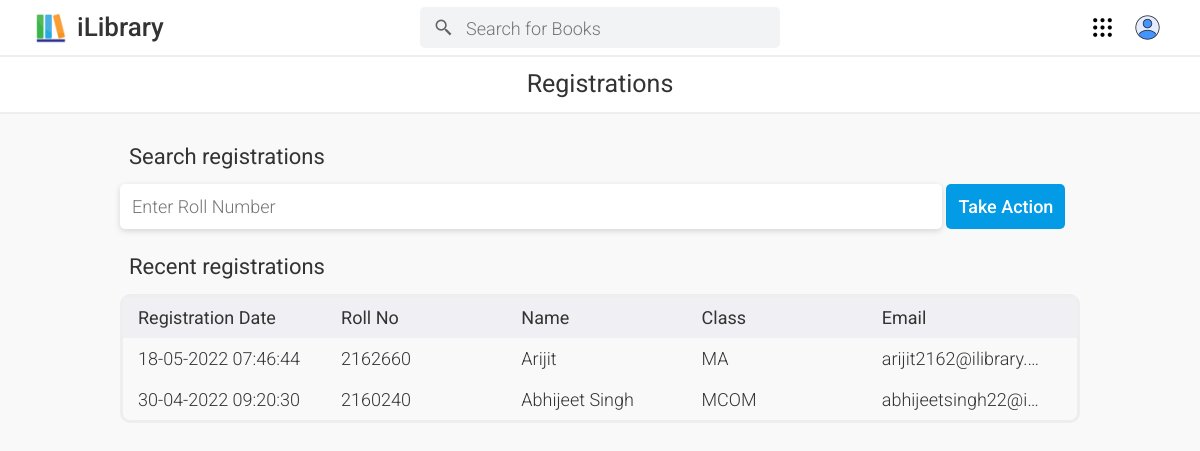
The page /ilibrary/Admin/Pages/Std_Reg.php (signed in) on the database its author committed.
### tables this page shows
CREATE TABLE `registrations` (
  `R_Roll` int(20) NOT NULL COMMENT 'roll number entered in registration form',
  `R_Pass` varchar(50) DEFAULT NULL COMMENT 'password entered in the registration form',
  `R_Name` varchar(50) DEFAULT NULL COMMENT 'student name entered in the registration form',
  `R_Class` varchar(50) DEFAULT NULL COMMENT 'class selected in the registration form',
  `R_Mail` varchar(50) NOT NULL COMMENT 'email entered in the registration form',
  `R_Date` datetime NOT NULL COMMENT 'date of submitting the registration form'
);

### ilibrary/Admin/Pages/Std_Reg.php (the view, shortened to what this page needs)
<!DOCTYPE html>
<html lang="en">
<head>
    <link rel="stylesheet" href="/iLibrary/Admin/_navbar.css">
    <link rel="stylesheet" href="/iLibrary/Admin/Pages.css">
    <link rel="stylesheet" href="https://cdnjs.cloudflare.com/ajax/libs/font-awesome/4.7.0/css/font-awesome.min.css">
</head>
<body>
<?php
include '../_navbar.php';
$conn = mysqli_connect("localhost","root","","ilibrary");
echo "<div id='main_heading'>
        <a href='/ilibrary/Admin/Pages/Std_Reg.php'>Registrations</a>
      </div>";
echo "<div id='container'>";
echo '<label class="labels" for="target"><div class="sub_heading">
        Search registrations
    </div></label>';
echo '<div>
        <form method="post">
            <input id="target" type="number" name="srcroll"  class="inputs inputs_focus" placeholder="Enter Roll Number" size="20"required>
            <input type="submit" name="src" id="sub" class="buttons buttons_hover" value="Take Action">
        </form>
    </div>';
if(!isset($srcreg))
{
  echo '<div id="home_table">
    <div class="sub_heading">Recent registrations</div>';
    $query = "select * from registrations order by R_Date desc limit 6";
    $result = mysqli_query($conn , $query);
    if(mysqli_num_rows($result) > 0)
    {
        echo "<div class=table>
            <div class='head'>
              <div class='item m'>Registration Date</div>
              <div class='item'>Roll No</div>
              <div class='item'>Name</div>
              <div class='item'>Class</div>
              <div class='item'>Email</div>
            </div>";
        while($record = mysqli_fetch_array($result))
        {
        extract($record);
        $R_Date_dmy = date("d-m-Y H:i:s", strtotime($R_Date));
        echo "
        <div class='row'>
          <div class='item m'>$R_Date_dmy</div>
          <div class='item'>$R_Roll</div>
          <div class='item'>$R_Name</div>
          <div class='item'>$R_Class</div>
          <div class='item'>$R_Mail</div>
        </div>";
        }
    echo '</div>';
    }
    else
    {
        echo "<div class='fail'><i class='fa fa-exclamation-circle red_icon'></i>
        No requests found</div>";
    }
  echo '</div>';
}
echo '</div>';
?>
</body>
</html>

### ilibrary/Admin/_navbar.css (style rules this page uses)
* { font-family: 'Roboto', Arial, sans-serif; font-weight: 300; font-size: 18px; margin: 0; padding: 0; color: #333; }
body { background-color:#f9f9f9; }
input[type=number] { -moz-appearance: textfield; }

### ilibrary/Admin/Pages.css (style rules this page uses)
#main_heading { display: flex; justify-content: center; align-items: center; background-color: white; border-bottom: 2px solid #eeeeee; border-top: 2px solid #eeeeee; margin-bottom: 30px; height: 55px; }
#main_heading a { border-bottom: 2px solid transparent; margin: 0px 0px; padding: 2px 0px 2px 0px; font-size: 25px; font-weight: 400; text-decoration: none; }
#container { margin: 10px 10vw; }
.sub_heading { font-size: 22px; font-weight: 400; margin: 0px 0px 0px 9px; }
.labels { cursor: pointer; user-select: none; }
.inputs { box-sizing: border-box; border: 2px solid transparent; border-radius: 5px; box-shadow: 0 2px 6px rgba(0, 0, 0, 0.15); margin: 15px 0px; padding:10px 10px; width: calc(100% - 138px); }
.buttons { background-color: #039be5; border: none; border-radius: 5px; color:white; cursor: pointer; font-weight: 500; padding:12px; }
#home_table { margin-top: 10px; }
#home_table .sub_heading { margin-bottom: 15px; }
.table { border: 3px solid #eeeeee; border-radius: 10px; margin: 15px 0; }
.head { display: flex; background-color: #f0f0f4; padding: 10px 15px; }
.head div { font-weight: 400; }
.item { width: 35%; overflow: hidden; white-space: nowrap; text-overflow: ellipsis; margin-right: 20px; }
.row { display: flex; justify-content: space-between; padding: 10px 15px; }
.m { width: 40%; }

### rows shown on the page
registrations: R_Date "18-05-2022 07:46:44", R_Roll "2162660", R_Name "Arijit", R_Class "MA", R_Mail "arijit2162@ilibrary.…"
registrations: R_Date "30-04-2022 09:20:30", R_Roll "2160240", R_Name "Abhijeet Singh", R_Class "MCOM", R_Mail "abhijeetsingh22@i…"
